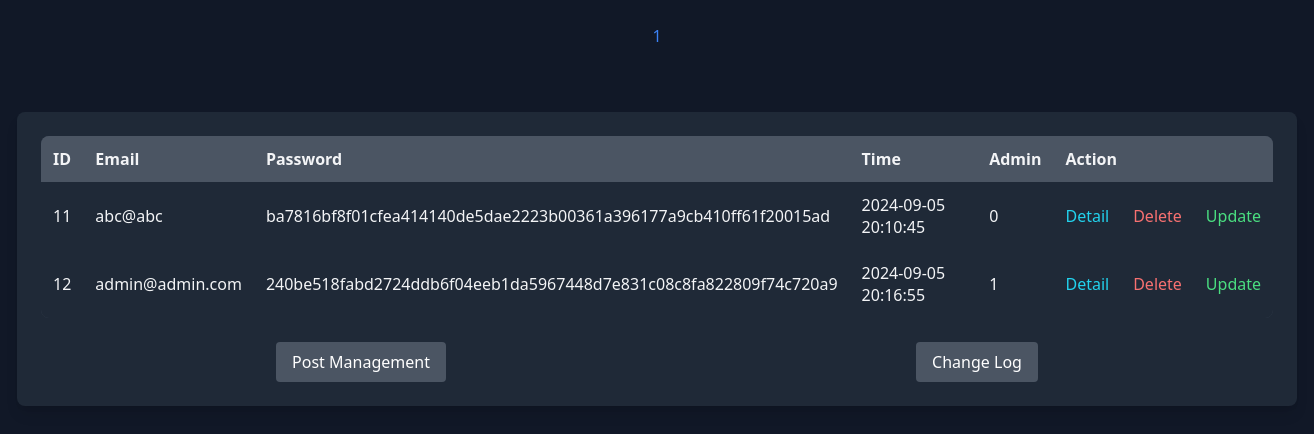
The app's page /admin/index.php (signed in) with its own data.
### tables this page shows
CREATE TABLE `cms_users` (
  `ID` int(11) NOT NULL,
  `email` varchar(250) NOT NULL,
  `pass` varchar(250) NOT NULL,
  `time` timestamp NOT NULL DEFAULT current_timestamp() ON UPDATE current_timestamp(),
  `admin` int(1) NOT NULL DEFAULT 0
);

### admin/index.php (the view, shortened to what this page needs)
<?php
include "../db/db.php";
$sqlUsers = "SELECT COUNT(*) as total FROM cms_users";
$c = $db->prepare($sqlUsers);
$c->execute();
$count = $c->fetch(PDO::FETCH_ASSOC)['total'];
$totalPages = ceil($count / 10);
echo '<div class="flex justify-center p-4">';
for ($i = 1; $i <= $totalPages; $i++) {
    echo "<a class='p-2 text-blue-500 hover:text-blue-700' href=\"index.php?p=" . $i . "\">" . $i . "</a>";
}
echo '</div>';
$page = isset($_GET["p"]) && !empty($_GET["p"]) && $_GET["p"] > 0 ? (int)$_GET["p"] : 1;
$offset = ($page - 1) * 10;
$sql_final = "SELECT * FROM cms_users LIMIT $offset, 10";
$con = $db->prepare($sql_final);
$con->execute();
$data = $con->fetchAll(PDO::FETCH_ASSOC);
?>
<!DOCTYPE html>
<html lang="en">
<head>
    <script src="https://cdn.tailwindcss.com"></script>
</head>
<body class="bg-gray-900 text-gray-100 min-h-screen flex flex-col items-center">
    <div class="container mx-auto p-6 bg-gray-800 rounded-lg shadow-lg mt-10">
        <table class="min-w-full bg-gray-700 rounded-lg overflow-hidden">
            <thead>
                <tr class="bg-gray-600 text-left">
                    <th class="p-3 font-bold">ID</th>
                    <th class="p-3 font-bold">Email</th>
                    <th class="p-3 font-bold">Password</th>
                    <th class="p-3 font-bold">Time</th>
                    <th class="p-3 font-bold">Admin</th>
                    <th colspan='3' class="p-3 font-bold">Action</th>
                </tr>
            </thead>
            <tbody>
                <?php foreach($data as $value): ?>
                    <tr class="bg-gray-800 hover:bg-gray-600">
                        <td class="p-3"><?= htmlspecialchars($value["ID"]) ?></td>
                        <td class="p-3"><?= htmlspecialchars($value["email"]) ?></td>
                        <td class="p-3"><?= htmlspecialchars($value["pass"]) ?></td>
                        <td class="p-3"><?= htmlspecialchars($value["time"]) ?></td>
                        <td class="p-3"><?= htmlspecialchars($value["admin"]) ?></td>
                        <td class="p-3"><a href="single.php?id=<?= htmlspecialchars($value["ID"]) ?>" class="text-cyan-400 hover:text-cyan-600">Detail</a></td>
                        <td class="p-3"><a href="delete.php?id=<?= htmlspecialchars($value["ID"]) ?>&page=<?= htmlspecialchars($page) ?>" class="text-red-400 hover:text-red-600">Delete</a></td>
                        <td class="p-3"><a href="update_form.php?id=<?= htmlspecialchars($value["ID"]) ?>&page=<?= htmlspecialchars($page) ?>" class="text-green-400 hover:text-green-600">Update</a></td>
                    </tr>
                <?php endforeach; ?>
            </tbody>
        </table>
        <div class="flex justify-around mt-6">
            <a href="../adminPosts/index.php" class='bg-gray-600 hover:bg-gray-500 text-white py-2 px-4 rounded'>Post Management</a>
            <a href="../log/index.php" class='bg-gray-600 hover:bg-gray-500 text-white py-2 px-4 rounded'>Change Log</a>
        </div>
    </div>
</body>
</html>

### records on screen
cms_users: ID "11", email "abc@abc", pass "ba7816bf8f01cfea414140de5dae2223b00361a396177a9cb410ff61f20015ad", time "2024-09-05 20:10:45", admin "0"
cms_users: ID "12", email "admin@admin.com", pass "240be518fabd2724ddb6f04eeb1da5967448d7e831c08c8fa822809f74c720a9", time "2024-09-05 20:16:55", admin "1"
